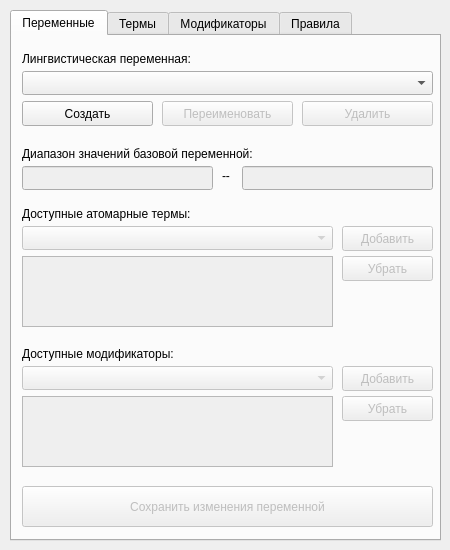
<?xml version="1.0" encoding="UTF-8"?>
<ui version="4.0">
 <class>MainWindow</class>
 <widget class="QMainWindow" name="MainWindow">
  <property name="geometry">
   <rect>
    <x>0</x>
    <y>0</y>
    <width>450</width>
    <height>550</height>
   </rect>
  </property>
  <property name="minimumSize">
   <size>
    <width>450</width>
    <height>550</height>
   </size>
  </property>
  <property name="maximumSize">
   <size>
    <width>450</width>
    <height>550</height>
   </size>
  </property>
  <property name="windowTitle">
   <string>Интерфейс эксперта СППР</string>
  </property>
  <property name="documentMode">
   <bool>true</bool>
  </property>
  <widget class="QWidget" name="centralwidget">
   <widget class="QTabWidget" name="uiTabs">
    <property name="geometry">
     <rect>
      <x>10</x>
      <y>10</y>
      <width>431</width>
      <height>531</height>
     </rect>
    </property>
    <property name="currentIndex">
     <number>0</number>
    </property>
    <widget class="QWidget" name="uiVariablesTab">
     <attribute name="title">
      <string>Переменные</string>
     </attribute>
     <widget class="QPushButton" name="uiCreateVariableButton">
      <property name="geometry">
       <rect>
        <x>10</x>
        <y>65</y>
        <width>131</width>
        <height>25</height>
       </rect>
      </property>
      <property name="text">
       <string>Создать</string>
      </property>
     </widget>
     <widget class="QListWidget" name="uiTermsList">
      <property name="enabled">
       <bool>false</bool>
      </property>
      <property name="geometry">
       <rect>
        <x>10</x>
        <y>220</y>
        <width>311</width>
        <height>71</height>
       </rect>
      </property>
      <property name="sortingEnabled">
       <bool>false</bool>
      </property>
     </widget>
     <widget class="QPushButton" name="uiAddTermButton">
      <property name="enabled">
       <bool>false</bool>
      </property>
      <property name="geometry">
       <rect>
        <x>330</x>
        <y>190</y>
        <width>91</width>
        <height>25</height>
       </rect>
      </property>
      <property name="text">
       <string>Добавить</string>
      </property>
     </widget>
     <widget class="QComboBox" name="uiHedgesCombo">
      <property name="enabled">
       <bool>false</bool>
      </property>
      <property name="geometry">
       <rect>
        <x>10</x>
        <y>330</y>
        <width>311</width>
        <height>24</height>
       </rect>
      </property>
     </widget>
     <widget class="QLabel" name="uiVariableLabel">
      <property name="geometry">
       <rect>
        <x>10</x>
        <y>15</y>
        <width>251</width>
        <height>16</height>
       </rect>
      </property>
      <property name="text">
       <string>Лингвистическая переменная:</string>
      </property>
     </widget>
     <widget class="QLabel" name="uiHedgesLabel">
      <property name="geometry">
       <rect>
        <x>10</x>
        <y>310</y>
        <width>221</width>
        <height>16</height>
       </rect>
      </property>
      <property name="text">
       <string>Доступные модификаторы:</string>
      </property>
     </widget>
     <widget class="QComboBox" name="uiTermsCombo">
      <property name="enabled">
       <bool>false</bool>
      </property>
      <property name="geometry">
       <rect>
        <x>10</x>
        <y>190</y>
        <width>311</width>
        <height>24</height>
       </rect>
      </property>
     </widget>
     <widget class="QPushButton" name="uiRemoveTermButton">
      <property name="enabled">
       <bool>false</bool>
      </property>
      <property name="geometry">
       <rect>
        <x>330</x>
        <y>220</y>
        <width>91</width>
        <height>25</height>
       </rect>
      </property>
      <property name="text">
       <string>Убрать</string>
      </property>
     </widget>
     <widget class="QPushButton" name="uiAddHedgeButton">
      <property name="enabled">
       <bool>false</bool>
      </property>
      <property name="geometry">
       <rect>
        <x>330</x>
        <y>330</y>
        <width>91</width>
        <height>25</height>
       </rect>
      </property>
      <property name="text">
       <string>Добавить</string>
      </property>
     </widget>
     <widget class="QPushButton" name="uiRemoveHedgeButton">
      <property name="enabled">
       <bool>false</bool>
      </property>
      <property name="geometry">
       <rect>
        <x>330</x>
        <y>360</y>
        <width>91</width>
        <height>25</height>
       </rect>
      </property>
      <property name="text">
       <string>Убрать</string>
      </property>
     </widget>
     <widget class="QPushButton" name="uiDeleteVariableButton">
      <property name="enabled">
       <bool>false</bool>
      </property>
      <property name="geometry">
       <rect>
        <x>290</x>
        <y>65</y>
        <width>131</width>
        <height>25</height>
       </rect>
      </property>
      <property name="text">
       <string>Удалить</string>
      </property>
     </widget>
     <widget class="QPushButton" name="uiRenameVariableButton">
      <property name="enabled">
       <bool>false</bool>
      </property>
      <property name="geometry">
       <rect>
        <x>150</x>
        <y>65</y>
        <width>131</width>
        <height>25</height>
       </rect>
      </property>
      <property name="text">
       <string>Переименовать</string>
      </property>
     </widget>
     <widget class="QComboBox" name="uiVariablesCombo">
      <property name="geometry">
       <rect>
        <x>10</x>
        <y>35</y>
        <width>411</width>
        <height>24</height>
       </rect>
      </property>
      <property name="editable">
       <bool>false</bool>
      </property>
     </widget>
     <widget class="QLabel" name="uiTermsLabel">
      <property name="geometry">
       <rect>
        <x>10</x>
        <y>170</y>
        <width>241</width>
        <height>16</height>
       </rect>
      </property>
      <property name="text">
       <string>Доступные атомарные термы:</string>
      </property>
     </widget>
     <widget class="QListWidget" name="uiHedgesList">
      <property name="enabled">
       <bool>false</bool>
      </property>
      <property name="geometry">
       <rect>
        <x>10</x>
        <y>360</y>
        <width>311</width>
        <height>71</height>
       </rect>
      </property>
     </widget>
     <widget class="QLabel" name="uiRangeLabel">
      <property name="geometry">
       <rect>
        <x>10</x>
        <y>110</y>
        <width>331</width>
        <height>16</height>
       </rect>
      </property>
      <property name="text">
       <string>Диапазон значений базовой переменной:</string>
      </property>
     </widget>
     <widget class="QLineEdit" name="uiRangeMinEdit">
      <property name="enabled">
       <bool>false</bool>
      </property>
      <property name="geometry">
       <rect>
        <x>10</x>
        <y>130</y>
        <width>191</width>
        <height>24</height>
       </rect>
      </property>
      <property name="inputMask">
       <string/>
      </property>
      <property name="text">
       <string/>
      </property>
      <property name="maxLength">
       <number>32767</number>
      </property>
     </widget>
     <widget class="QLineEdit" name="uiRangeMaxEdit">
      <property name="enabled">
       <bool>false</bool>
      </property>
      <property name="geometry">
       <rect>
        <x>230</x>
        <y>130</y>
        <width>191</width>
        <height>24</height>
       </rect>
      </property>
     </widget>
     <widget class="QLabel" name="uiRangeSepLabel">
      <property name="geometry">
       <rect>
        <x>210</x>
        <y>130</y>
        <width>16</width>
        <height>20</height>
       </rect>
      </property>
      <property name="text">
       <string>--</string>
      </property>
     </widget>
     <widget class="QPushButton" name="uiCommitVariableButton">
      <property name="enabled">
       <bool>false</bool>
      </property>
      <property name="geometry">
       <rect>
        <x>10</x>
        <y>450</y>
        <width>411</width>
        <height>41</height>
       </rect>
      </property>
      <property name="text">
       <string>Сохранить изменения переменной</string>
      </property>
     </widget>
    </widget>
    <widget class="QWidget" name="uiTermsTab">
     <attribute name="title">
      <string>Термы</string>
     </attribute>
     <widget class="QPushButton" name="uiDeleteTermButton">
      <property name="enabled">
       <bool>false</bool>
      </property>
      <property name="geometry">
       <rect>
        <x>290</x>
        <y>65</y>
        <width>131</width>
        <height>25</height>
       </rect>
      </property>
      <property name="text">
       <string>Удалить</string>
      </property>
     </widget>
     <widget class="QComboBox" name="uiTerms2Combo">
      <property name="geometry">
       <rect>
        <x>10</x>
        <y>35</y>
        <width>411</width>
        <height>24</height>
       </rect>
      </property>
      <property name="editable">
       <bool>false</bool>
      </property>
     </widget>
     <widget class="QLabel" name="uiTermLabel">
      <property name="geometry">
       <rect>
        <x>10</x>
        <y>15</y>
        <width>251</width>
        <height>16</height>
       </rect>
      </property>
      <property name="text">
       <string>Атомарный терм:</string>
      </property>
     </widget>
     <widget class="QPushButton" name="uiCreateTermButton">
      <property name="geometry">
       <rect>
        <x>10</x>
        <y>65</y>
        <width>131</width>
        <height>25</height>
       </rect>
      </property>
      <property name="text">
       <string>Создать</string>
      </property>
     </widget>
     <widget class="QPushButton" name="uiRenameTermButton">
      <property name="enabled">
       <bool>false</bool>
      </property>
      <property name="geometry">
       <rect>
        <x>150</x>
        <y>65</y>
        <width>131</width>
        <height>25</height>
       </rect>
      </property>
      <property name="text">
       <string>Переименовать</string>
      </property>
     </widget>
     <widget class="QLabel" name="uiFunctionLabel">
      <property name="geometry">
       <rect>
        <x>10</x>
        <y>110</y>
        <width>221</width>
        <height>16</height>
       </rect>
      </property>
      <property name="text">
       <string>Функция принадлежности:</string>
      </property>
     </widget>
     <widget class="QComboBox" name="uiFunctionCombo">
      <property name="enabled">
       <bool>false</bool>
      </property>
      <property name="geometry">
       <rect>
        <x>10</x>
        <y>130</y>
        <width>411</width>
        <height>24</height>
       </rect>
      </property>
      <property name="editable">
       <bool>false</bool>
      </property>
     </widget>
     <widget class="QLabel" name="uiPointsLabel">
      <property name="geometry">
       <rect>
        <x>10</x>
        <y>170</y>
        <width>171</width>
        <height>16</height>
       </rect>
      </property>
      <property name="text">
       <string>Характерные точки:</string>
      </property>
     </widget>
     <widget class="QLineEdit" name="uiPointsEdit">
      <property name="enabled">
       <bool>false</bool>
      </property>
      <property name="geometry">
       <rect>
        <x>10</x>
        <y>190</y>
        <width>411</width>
        <height>24</height>
       </rect>
      </property>
     </widget>
     <widget class="QPushButton" name="uiCommitTermButton">
      <property name="enabled">
       <bool>false</bool>
      </property>
      <property name="geometry">
       <rect>
        <x>10</x>
        <y>450</y>
        <width>411</width>
        <height>41</height>
       </rect>
      </property>
      <property name="text">
       <string>Сохранить изменения терма</string>
      </property>
     </widget>
    </widget>
    <widget class="QWidget" name="uiHedgesTab">
     <attribute name="title">
      <string>Модификаторы</string>
     </attribute>
     <widget class="QPushButton" name="uiCreateHedgeButton">
      <property name="geometry">
       <rect>
        <x>10</x>
        <y>65</y>
        <width>131</width>
        <height>25</height>
       </rect>
      </property>
      <property name="text">
       <string>Создать</string>
      </property>
     </widget>
     <widget class="QPushButton" name="uiRenameHedgeButton">
      <property name="enabled">
       <bool>false</bool>
      </property>
      <property name="geometry">
       <rect>
        <x>150</x>
        <y>65</y>
        <width>131</width>
        <height>25</height>
       </rect>
      </property>
      <property name="text">
       <string>Переименовать</string>
      </property>
     </widget>
     <widget class="QComboBox" name="uiHedges2Combo">
      <property name="geometry">
       <rect>
        <x>10</x>
        <y>35</y>
        <width>411</width>
        <height>24</height>
       </rect>
      </property>
      <property name="editable">
       <bool>false</bool>
      </property>
     </widget>
     <widget class="QLineEdit" name="uiResultEdit">
      <property name="enabled">
       <bool>false</bool>
      </property>
      <property name="geometry">
       <rect>
        <x>10</x>
        <y>130</y>
        <width>411</width>
        <height>24</height>
       </rect>
      </property>
     </widget>
     <widget class="QPushButton" name="uiDeleteHedgeButton">
      <property name="enabled">
       <bool>false</bool>
      </property>
      <property name="geometry">
       <rect>
        <x>290</x>
        <y>65</y>
        <width>131</width>
        <height>25</height>
       </rect>
      </property>
      <property name="text">
       <string>Удалить</string>
      </property>
     </widget>
     <widget class="QLabel" name="uiResultLabel">
      <property name="geometry">
       <rect>
        <x>10</x>
        <y>110</y>
        <width>171</width>
        <height>16</height>
       </rect>
      </property>
      <property name="text">
       <string>Значение:</string>
      </property>
     </widget>
     <widget class="QLabel" name="uiHedgeLabel">
      <property name="geometry">
       <rect>
        <x>10</x>
        <y>15</y>
        <width>251</width>
        <height>16</height>
       </rect>
      </property>
      <property name="text">
       <string>Модификатор:</string>
      </property>
     </widget>
     <widget class="QPushButton" name="uiCommitHedgeButton">
      <property name="enabled">
       <bool>false</bool>
      </property>
      <property name="geometry">
       <rect>
        <x>10</x>
        <y>450</y>
        <width>411</width>
        <height>41</height>
       </rect>
      </property>
      <property name="text">
       <string>Сохранить изменения модификатора</string>
      </property>
     </widget>
    </widget>
    <widget class="QWidget" name="uiRulesTab">
     <attribute name="title">
      <string>Правила</string>
     </attribute>
     <widget class="QPushButton" name="uiCreateRuleButton">
      <property name="geometry">
       <rect>
        <x>10</x>
        <y>65</y>
        <width>131</width>
        <height>25</height>
       </rect>
      </property>
      <property name="text">
       <string>Создать</string>
      </property>
     </widget>
     <widget class="QPushButton" name="uiRenameRuleButton">
      <property name="enabled">
       <bool>false</bool>
      </property>
      <property name="geometry">
       <rect>
        <x>150</x>
        <y>65</y>
        <width>131</width>
        <height>25</height>
       </rect>
      </property>
      <property name="text">
       <string>Переименовать</string>
      </property>
     </widget>
     <widget class="QPushButton" name="uiCommitRuleButton">
      <property name="enabled">
       <bool>false</bool>
      </property>
      <property name="geometry">
       <rect>
        <x>10</x>
        <y>450</y>
        <width>411</width>
        <height>41</height>
       </rect>
      </property>
      <property name="text">
       <string>Сохранить изменения правила</string>
      </property>
     </widget>
     <widget class="QComboBox" name="uiRulesCombo">
      <property name="geometry">
       <rect>
        <x>10</x>
        <y>35</y>
        <width>411</width>
        <height>24</height>
       </rect>
      </property>
      <property name="editable">
       <bool>false</bool>
      </property>
     </widget>
     <widget class="QComboBox" name="uiAntecedentNodesCombo">
      <property name="enabled">
       <bool>false</bool>
      </property>
      <property name="geometry">
       <rect>
        <x>120</x>
        <y>130</y>
        <width>201</width>
        <height>24</height>
       </rect>
      </property>
     </widget>
     <widget class="QPushButton" name="uiAddConsequentNodeButton">
      <property name="enabled">
       <bool>false</bool>
      </property>
      <property name="geometry">
       <rect>
        <x>330</x>
        <y>300</y>
        <width>91</width>
        <height>25</height>
       </rect>
      </property>
      <property name="text">
       <string>Добавить</string>
      </property>
     </widget>
     <widget class="QLabel" name="uiConsequentLabel">
      <property name="geometry">
       <rect>
        <x>10</x>
        <y>280</y>
        <width>221</width>
        <height>16</height>
       </rect>
      </property>
      <property name="text">
       <string>Консеквент правила:</string>
      </property>
     </widget>
     <widget class="QPushButton" name="uiAddAntecedentNodeButton">
      <property name="enabled">
       <bool>false</bool>
      </property>
      <property name="geometry">
       <rect>
        <x>330</x>
        <y>130</y>
        <width>91</width>
        <height>25</height>
       </rect>
      </property>
      <property name="text">
       <string>Добавить</string>
      </property>
     </widget>
     <widget class="QComboBox" name="uiConsequentNodesCombo">
      <property name="enabled">
       <bool>false</bool>
      </property>
      <property name="geometry">
       <rect>
        <x>120</x>
        <y>300</y>
        <width>201</width>
        <height>24</height>
       </rect>
      </property>
     </widget>
     <widget class="QPushButton" name="uiRemoveConsequentNodeButton">
      <property name="enabled">
       <bool>false</bool>
      </property>
      <property name="geometry">
       <rect>
        <x>330</x>
        <y>330</y>
        <width>91</width>
        <height>25</height>
       </rect>
      </property>
      <property name="text">
       <string>Убрать</string>
      </property>
     </widget>
     <widget class="QPushButton" name="uiDeleteRuleButton">
      <property name="enabled">
       <bool>false</bool>
      </property>
      <property name="geometry">
       <rect>
        <x>290</x>
        <y>65</y>
        <width>131</width>
        <height>25</height>
       </rect>
      </property>
      <property name="text">
       <string>Удалить</string>
      </property>
     </widget>
     <widget class="QLabel" name="uiAntecedentLabel">
      <property name="geometry">
       <rect>
        <x>10</x>
        <y>110</y>
        <width>241</width>
        <height>16</height>
       </rect>
      </property>
      <property name="text">
       <string>Антецедент правила:</string>
      </property>
     </widget>
     <widget class="QLabel" name="uiRuleLabel">
      <property name="geometry">
       <rect>
        <x>10</x>
        <y>15</y>
        <width>291</width>
        <height>16</height>
       </rect>
      </property>
      <property name="text">
       <string>Нечёткое логическое правило:</string>
      </property>
     </widget>
     <widget class="QPushButton" name="uiRemoveAntecedentNodeButton">
      <property name="enabled">
       <bool>false</bool>
      </property>
      <property name="geometry">
       <rect>
        <x>330</x>
        <y>160</y>
        <width>91</width>
        <height>25</height>
       </rect>
      </property>
      <property name="text">
       <string>Убрать</string>
      </property>
     </widget>
     <widget class="QComboBox" name="uiAntecedentNodeTypesCombo">
      <property name="enabled">
       <bool>false</bool>
      </property>
      <property name="geometry">
       <rect>
        <x>10</x>
        <y>130</y>
        <width>101</width>
        <height>24</height>
       </rect>
      </property>
     </widget>
     <widget class="QComboBox" name="uiConsequentNodeTypesCombo">
      <property name="enabled">
       <bool>false</bool>
      </property>
      <property name="geometry">
       <rect>
        <x>10</x>
        <y>300</y>
        <width>101</width>
        <height>24</height>
       </rect>
      </property>
     </widget>
     <widget class="QTreeWidget" name="uiAntecedentTree">
      <property name="enabled">
       <bool>false</bool>
      </property>
      <property name="geometry">
       <rect>
        <x>10</x>
        <y>160</y>
        <width>311</width>
        <height>101</height>
       </rect>
      </property>
      <property name="horizontalScrollBarPolicy">
       <enum>Qt::ScrollBarAlwaysOff</enum>
      </property>
      <attribute name="headerVisible">
       <bool>false</bool>
      </attribute>
      <attribute name="headerDefaultSectionSize">
       <number>350</number>
      </attribute>
      <attribute name="headerMinimumSectionSize">
       <number>0</number>
      </attribute>
      <column>
       <property name="text">
        <string>1</string>
       </property>
      </column>
      <column>
       <property name="text">
        <string>2</string>
       </property>
      </column>
     </widget>
     <widget class="QTreeWidget" name="uiConsequentTree">
      <property name="enabled">
       <bool>false</bool>
      </property>
      <property name="geometry">
       <rect>
        <x>10</x>
        <y>330</y>
        <width>311</width>
        <height>101</height>
       </rect>
      </property>
      <property name="horizontalScrollBarPolicy">
       <enum>Qt::ScrollBarAlwaysOff</enum>
      </property>
      <attribute name="headerVisible">
       <bool>false</bool>
      </attribute>
      <attribute name="headerDefaultSectionSize">
       <number>350</number>
      </attribute>
      <attribute name="headerMinimumSectionSize">
       <number>0</number>
      </attribute>
      <column>
       <property name="text">
        <string>1</string>
       </property>
      </column>
      <column>
       <property name="text">
        <string>2</string>
       </property>
      </column>
     </widget>
    </widget>
   </widget>
  </widget>
 </widget>
 <resources/>
 <connections/>
</ui>
